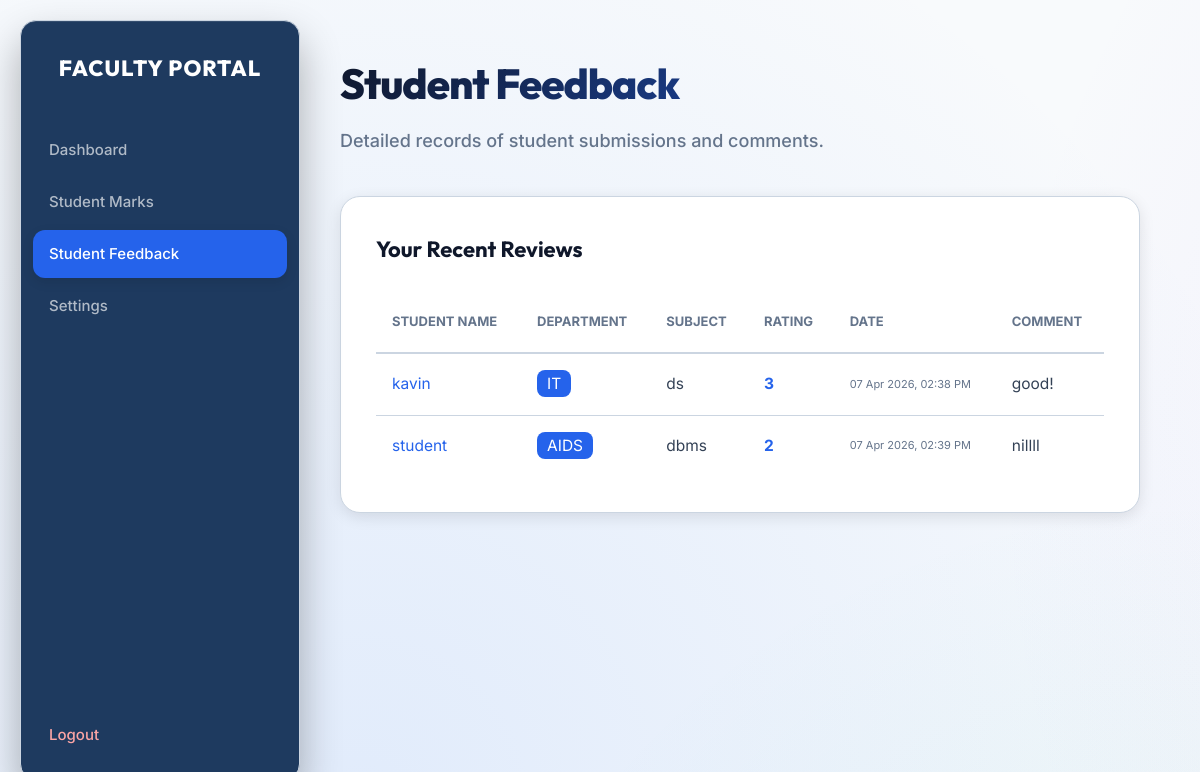
The app's page /teacher_feedback (signed in) with its own data.
### app.py (models this page shows, shortened)
class Feedback(db.Model):
    id = db.Column(db.Integer, primary_key=True)
    student = db.Column(db.String(50))
    department = db.Column(db.String(50))
    teacher = db.Column(db.String(50))
    subject = db.Column(db.String(50))
    rating = db.Column(db.Integer)
    comment = db.Column(db.String(500))
    date = db.Column(db.String(50))
    is_anonymous = db.Column(db.Boolean, default=False)

### app.py (the view)
@app.route("/teacher_feedback")
def teacher_feedback_page():
    if session.get("role") != "teacher":
        return redirect("/")
    teacher = session["user"]
    data = Feedback.query.filter_by(teacher=teacher).all()
    return render_template(
        "teacher_feedback.html",
        teacher=teacher,
        feedbacks=data,
        theme=session.get("theme", "theme-light")
    )

### templates/teacher_feedback.html (shortened to what this page needs)
<!DOCTYPE html>
<html lang="en">
<head>
    <link rel="stylesheet" href="/static/style.css">
    <link href="https://cdn.jsdelivr.net/npm/simple-datatables@latest/dist/style.css" rel="stylesheet" type="text/css">
</head>
<body class="{{ theme }} app-bg">
    <div class="layout">
        <aside class="sidebar">
            <div class="sidebar-brand">
                <h2>FACULTY PORTAL</h2>
            </div>
            <nav class="sidebar-nav">
                <a href="/dashboard">Dashboard</a>
                <a href="/teacher_marks">Student Marks</a>
                <a href="/teacher_feedback" class="active">Student Feedback</a>
                <a href="/settings">Settings</a>
                <a href="/logout" class="logout">Logout</a>
            </nav>
        </aside>
        <main class="main">
            <div class="page-header">
                <h1>Student Feedback</h1>
                <p>Detailed records of student submissions and comments.</p>
            </div>
            <div class="panel">
                <div class="panel-title">Your Recent Reviews</div>
                {% if feedbacks %}
                <div class="table-wrap">
                    <table id="teacherFeedbackTable">
                        <thead>
                            <tr>
                                <th>Student Name</th>
                                <th>Department</th>
                                <th>Subject</th>
                                <th>Rating</th>
                                <th>Date</th>
                                <th>Comment</th>
                            </tr>
                        </thead>
                        <tbody>
                            {% for f in feedbacks %}
                            <tr>
                                <td class="fw-600">
                                    {% if f.is_anonymous %}
                                    <span style="color: var(--muted); font-style: italic;">Anonymous Student</span>
                                    {% else %}
                                    <a href="/user_profile/{{ f.student }}"
                                        style="text-decoration: none; color: var(--accent);">{{ f.student }}</a>
                                    {% endif %}
                                </td>
                                <td><span class="badge"
                                        style="background: var(--accent); color: #fff; padding: 4px 10px; border-radius: 8px;">{{
                                        f.department }}</span></td>
                                <td>{{ f.subject if f.subject else '—' }}</td>
                                <td><span style="font-weight: 700; color: var(--accent);">{{ f.rating }}</span></td>
                                <td style="font-size: 11px; color: var(--muted);">{{ f.date if f.date else '—' }}</td>
                                <td class="text-muted">{{ f.comment }}</td>
                            </tr>
                            {% endfor %}
                        </tbody>
                    </table>
                </div>
                {% else %}
                <div style="text-align: center; padding: 40px; color: var(--muted);">
                    <p>No feedback received yet.</p>
                </div>
                {% endif %}
            </div>
        </main>
    </div>
</body>
</html>

### static/style.css (style rules this page uses)
*, *::before, *::after { box-sizing: border-box; }
:root { --sidebar-w: 280px; --radius: 16px; --shadow-sm: 0 4px 15px rgba(0, 0, 0, 0.1); --shadow-md: 0 10px 30px rgba(0, 0, 0, 0.2); --shadow-lg: 0 20px 40px rgba(0, 0, 0, 0.3), inset 0 1px 0 rgba(255, 255, 255, 0.1); --shadow-glow: 0 0 30px rgba(59, 130, 246, 0.4); --transition: all 0.35s cubic-bezier(0.25, 1, 0.5, 1); --glass-blur: blur(16px); }
.theme-light { --primary: #1e3a5f; --accent: #2563eb; --surface: #f8fafc; --card: #ffffff; --border: #cbd5e1; --text: #0f172a; --text-2: #334155; --muted: #64748b; --sidebar-bg: #1e3a5f; --sidebar-txt: rgba(255, 255, 255, 0.65); }
body { margin: 0; font-family: 'Inter', sans-serif; background: var(--surface); color: var(--text); line-height: 1.6; font-size: 15.5px; min-height: 100vh; transition: background 0.5s ease, color 0.5s ease; background-attachment: fixed; background-size: 200% 200%; }
.app-bg { background: radial-gradient(circle at 15% 50%, rgba(59, 130, 246, 0.12), transparent 45%), radial-gradient(circle at 85% 30%, rgba(139, 92, 246, 0.12), transparent 45%), radial-gradient(circle at 50% 80%, rgba(16, 185, 129, 0.08), transparent 45%), var(--surface) !important; background-attachment: fixed !important; background-size: 200% 200% !important; animation: ambientBrush 20s ease-in-out infinite !important; }
.layout { display: flex; min-height: 100vh; }
.sidebar { width: var(--sidebar-w); background: var(--sidebar-bg); backdrop-filter: var(--glass-blur); -webkit-backdrop-filter: var(--glass-blur); display: flex; flex-direction: column; position: fixed; top: 20px; left: 20px; bottom: 20px; border-radius: var(--radius); border: 1px solid var(--border); z-index: 100; box-shadow: var(--shadow-lg); transition: var(--transition); }
.sidebar-brand { padding: 30px 24px 20px; text-align: center; }
.sidebar-brand h2 { margin: 0; font-size: 22px; font-weight: 800; color: #fff; font-family: 'Outfit', sans-serif; letter-spacing: 1px; }
.sidebar-nav { flex: 1; padding: 20px 12px; display: flex; flex-direction: column; gap: 4px; }
.sidebar-nav a { display: flex; align-items: center; gap: 12px; padding: 12px 16px; color: var(--sidebar-txt); text-decoration: none; border-radius: 12px; font-size: 15px; font-weight: 500; transition: var(--transition); }
.sidebar-nav a:hover, .sidebar-nav a.active { background: rgba(255, 255, 255, 0.1); color: #fff; }
.sidebar-nav a.active { box-shadow: 0 4px 12px rgba(0, 0, 0, 0.1); background: var(--accent); }
.sidebar-nav a.logout { color: #fca5a5; margin-top: auto; }
.main { margin-left: var(--sidebar-w); flex: 1; padding: 50px 60px; }
.page-header { margin-bottom: 40px; }
.page-header h1 { margin: 0 0 10px; font-size: 42px; font-weight: 800; font-family: 'Outfit', sans-serif; background: linear-gradient(135deg, var(--text) 0%, var(--accent) 100%); -webkit-background-clip: text; background-clip: text; -webkit-text-fill-color: transparent; letter-spacing: -1px; }
.page-header p { margin: 0; font-size: 18px; color: var(--muted); font-weight: 500; }
.panel { background: var(--card); backdrop-filter: var(--glass-blur); -webkit-backdrop-filter: var(--glass-blur); border: 1px solid var(--border); border-radius: 20px; padding: 35px; box-shadow: var(--shadow-sm); margin-bottom: 30px; transition: var(--transition); position: relative; overflow: hidden; }
.panel::before { content: ''; position: absolute; top: 0; left: 0; right: 0; bottom: 0; border-radius: 20px; background: radial-gradient(800px circle at var(--mouse-x, 50%) var(--mouse-y, 50%), rgba(255, 255, 255, 0.06), transparent 40%); opacity: 0; transition: opacity 0.5s; pointer-events: none; }
.panel-title { font-size: 22px; font-weight: 700; color: var(--text); margin-bottom: 24px; display: flex; align-items: center; gap: 10px; font-family: 'Outfit', sans-serif; }
.table-wrap { overflow-x: auto; border-radius: 12px; }
table { width: 100%; border-collapse: collapse; }
th { text-align: left; padding: 20px 16px; font-size: 13px; text-transform: uppercase; color: var(--muted); border-bottom: 2px solid var(--border); }
td { padding: 18px 16px; border-bottom: 1px solid var(--border); color: var(--text-2); }
tr:last-child td { border-bottom: none; }

### records on screen
Feedback: student "kavin", department "IT", subject "ds", rating "3", date "07 Apr 2026, 02:38 PM", comment "good!"
Feedback: student "student", department "AIDS", subject "dbms", rating "2", date "07 Apr 2026, 02:39 PM", comment "nillll"
